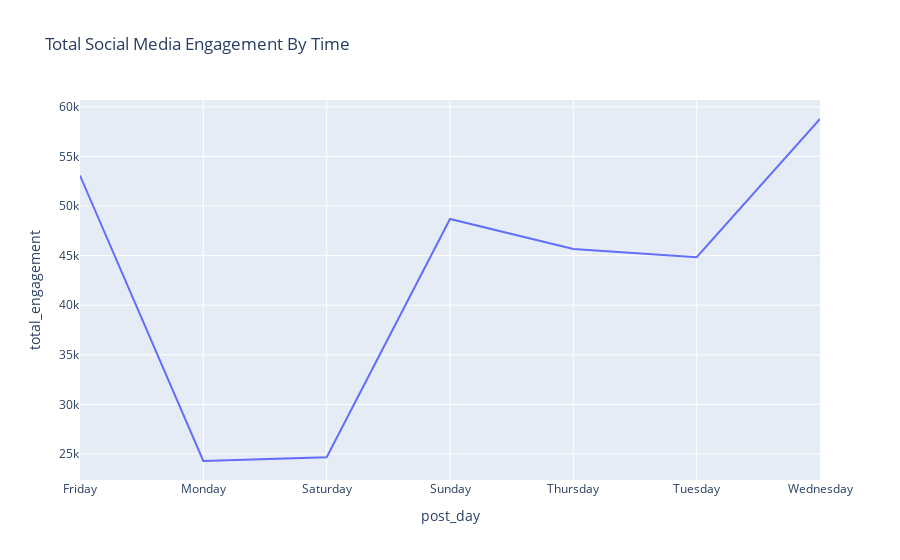

The code cell stored with this chart in its notebook:
### Code cell
classifi_dt=df.groupby("post_day")["total_engagement"].sum().reset_index()
classifi_dt
fig=px.line(classifi_dt,x="post_day",y="total_engagement",title="Total Social Media Engagement By Time")
fig.show()

### Figure 1 — Plotly figure (JSON) as saved in the notebook; plotly's stock layout.template omitted (floating-point values rounded to 4 significant figures)
{"data": [{"hovertemplate": "post_day=%{x}<br>total_engagement=%{y}<extra></extra>", "legendgroup": "", "line": {"color": "#636efa", "dash": "solid"}, "marker": {"symbol": "circle"}, "mode": "lines", "name": "", "orientation": "v", "showlegend": false, "type": "scatter", "x": ["Friday", "Monday", "Saturday", "Sunday", "Thursday", "Tuesday", "Wednesday"], "xaxis": "x", "y": [53067, 24293, 24674, 48694, 45672, 44843, 58769], "yaxis": "y"}], "layout": {"legend": {"tracegroupgap": 0}, "title": {"text": "Total Social Media Engagement By Time"}, "xaxis": {"anchor": "y", "domain": [0, 1], "title": {"text": "post_day"}}, "yaxis": {"anchor": "x", "domain": [0, 1], "title": {"text": "total_engagement"}}}}
